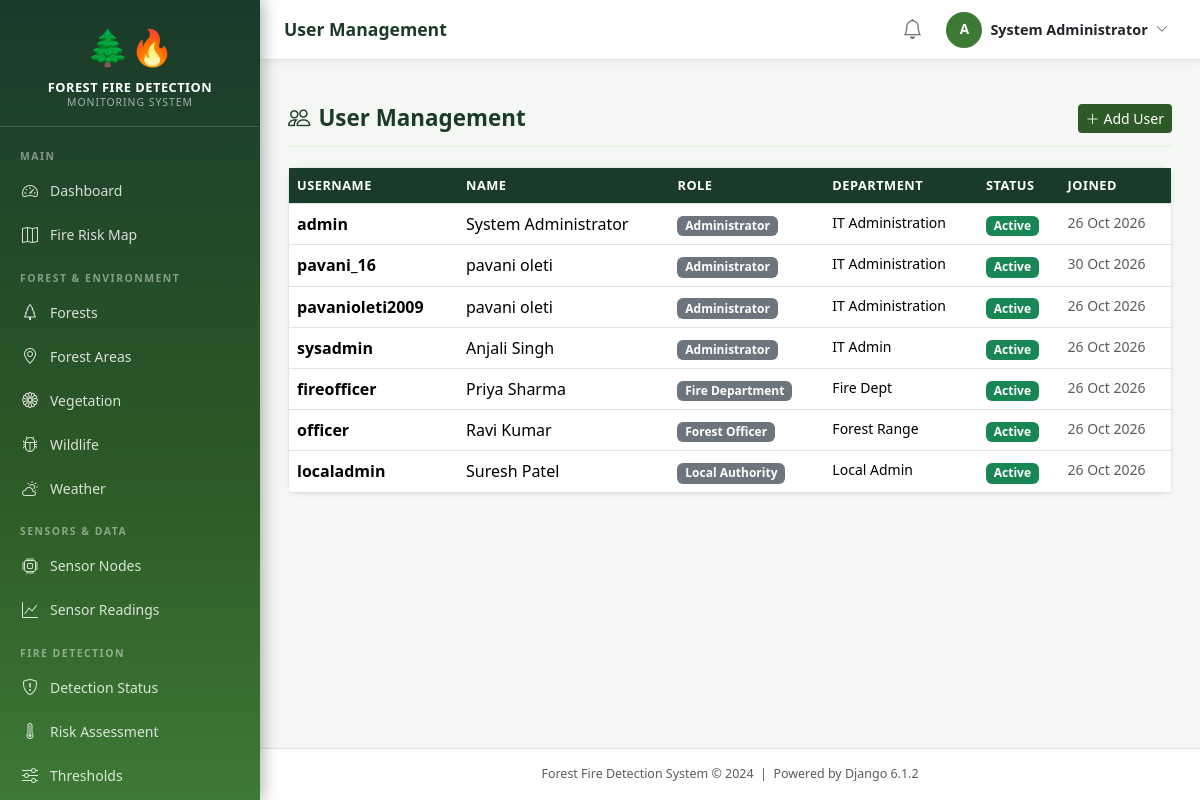
The page /accounts/users/ (signed in) on the database its author committed.
### accounts/models.py (models this page shows, shortened)
class CustomUser(AbstractUser):
    ROLE_CHOICES = [
        ('administrator', 'Administrator'),
        ('forest_officer', 'Forest Officer'),
        ('fire_department', 'Fire Department'),
        ('local_authority', 'Local Authority'),
    ]
    role = models.CharField(max_length=20, choices=ROLE_CHOICES, default='forest_officer')
    phone_number = models.CharField(max_length=15, blank=True)
    department = models.CharField(max_length=100, blank=True)
    employee_id = models.CharField(max_length=20, blank=True)
    profile_picture = models.ImageField(upload_to='profiles/', blank=True, null=True)
    is_active = models.BooleanField(default=True)
    created_at = models.DateTimeField(auto_now_add=True)
    updated_at = models.DateTimeField(auto_now=True)
    @property
    def is_admin(self):
        return self.role == 'administrator' or self.is_superuser
    class Meta:
        verbose_name = 'User'
        verbose_name_plural = 'Users'

### accounts/views.py (the view)
# urls.py: path('users/', views.user_list_view, name='user_list'),
@login_required
def user_list_view(request):
    from .models import CustomUser
    if not request.user.is_admin:
        messages.error(request, 'Access denied.')
        return redirect('dashboard:home')
    users = CustomUser.objects.all().order_by('role', 'username')
    return render(request, 'accounts/user_list.html', {'users': users, 'title': 'User Management'})

### core/context_processors.py (called while the page is built)
def alert_context(request):
    if request.user.is_authenticated:
        try:
            count = Alert.objects.filter(status='active').count()
        except Exception:
            count = 0
        return {'active_alert_count': count}
    return {'active_alert_count': 0}

### templates/accounts/user_list.html (shortened to what this page needs)
{% extends 'base.html' %}
{% block content %}
<div class="section-header">
  <h1 class="section-title"><i class="bi bi-people me-2"></i>{{ title }}</h1>
  <a href="{% url 'accounts:register' %}" class="btn btn-forest btn-sm"><i class="bi bi-plus-lg me-1"></i>Add User</a>
</div>
<div class="card"><div class="table-responsive">
  <table class="table table-hover table-forest mb-0">
    <thead><tr><th>Username</th><th>Name</th><th>Role</th><th>Department</th><th>Status</th><th>Joined</th></tr></thead>
    <tbody>
      {% for u in users %}
      <tr>
        <td><strong>{{ u.username }}</strong></td>
        <td>{{ u.get_full_name|default:"—" }}</td>
        <td><span class="badge bg-secondary">{{ u.get_role_display }}</span></td>
        <td class="small">{{ u.department|default:"—" }}</td>
        <td>{% if u.is_active %}<span class="badge bg-success">Active</span>{% else %}<span class="badge bg-danger">Inactive</span>{% endif %}</td>
        <td class="small text-muted">{{ u.date_joined|date:"d M Y" }}</td>
      </tr>
      {% empty %}<tr><td colspan="6" class="text-center text-muted py-4">No users found.</td></tr>{% endfor %}
    </tbody>
  </table>
</div></div>
{% endblock %}

### templates/base.html (shortened to what this page needs)
{% load static %}
<!DOCTYPE html>
<html lang="en">
<head>
    <link href="https://cdn.jsdelivr.net/npm/bootstrap@5.3.2/dist/css/bootstrap.min.css" rel="stylesheet">
    <link href="https://cdn.jsdelivr.net/npm/bootstrap-icons@1.11.3/font/bootstrap-icons.min.css" rel="stylesheet">
    <link rel="stylesheet" href="https://unpkg.com/leaflet@1.9.4/dist/leaflet.css">
    <link rel="stylesheet" href="{% static 'css/main.css' %}">
</head>
<body>
<nav class="sidebar" id="mainSidebar">
    <div class="sidebar-brand">
        <span class="brand-icon">🌲🔥</span>
        <div class="brand-title">Forest Fire Detection</div>
        <div class="brand-subtitle">Monitoring System</div>
    </div>
    <ul class="nav flex-column py-2">
        <li class="nav-section-label">Main</li>
        <li class="nav-item">
            <a class="nav-link" href="{% url 'dashboard:home' %}">
                <span class="icon"><i class="bi bi-speedometer2"></i></span> Dashboard
            </a>
        </li>
        <li class="nav-item">
            <a class="nav-link" href="{% url 'dashboard:fire_risk_map' %}">
                <span class="icon"><i class="bi bi-map"></i></span> Fire Risk Map
            </a>
        </li>
        <li class="nav-section-label">Forest & Environment</li>
        <li class="nav-item">
            <a class="nav-link" href="{% url 'forest_env:forest_list' %}">
                <span class="icon"><i class="bi bi-tree"></i></span> Forests
            </a>
        </li>
        <li class="nav-item">
            <a class="nav-link" href="{% url 'forest_env:area_list' %}">
                <span class="icon"><i class="bi bi-geo-alt"></i></span> Forest Areas
            </a>
        </li>
        <li class="nav-item">
            <a class="nav-link" href="{% url 'forest_env:vegetation_list' %}">
                <span class="icon"><i class="bi bi-flower1"></i></span> Vegetation
            </a>
        </li>
        <li class="nav-item">
            <a class="nav-link" href="{% url 'forest_env:wildlife_list' %}">
                <span class="icon"><i class="bi bi-bug"></i></span> Wildlife
            </a>
        </li>
        <li class="nav-item">
            <a class="nav-link" href="{% url 'forest_env:weather_list' %}">
                <span class="icon"><i class="bi bi-cloud-sun"></i></span> Weather
            </a>
        </li>
        <li class="nav-section-label">Sensors & Data</li>
        <li class="nav-item">
            <a class="nav-link" href="{% url 'sensors:node_list' %}">
                <span class="icon"><i class="bi bi-cpu"></i></span> Sensor Nodes
            </a>
        </li>
        <li class="nav-item">
            <a class="nav-link" href="{% url 'sensors:reading_list' %}">
                <span class="icon"><i class="bi bi-graph-up"></i></span> Sensor Readings
            </a>
        </li>
        <li class="nav-section-label">Fire Detection</li>
        <li class="nav-item">
            <a class="nav-link" href="{% url 'detection:status' %}">
                <span class="icon"><i class="bi bi-shield-exclamation"></i></span> Detection Status
            </a>
        </li>
        <li class="nav-item">
            <a class="nav-link" href="{% url 'detection:risk_dashboard' %}">
                <span class="icon"><i class="bi bi-thermometer-high"></i></span> Risk Assessment
            </a>
        </li>
        <li class="nav-item">
            <a class="nav-link" href="{% url 'detection:threshold_list' %}">
                <span class="icon"><i class="bi bi-sliders"></i></span> Thresholds
            </a>
        </li>
    </ul>
</nav>
<div class="main-content">
    <div class="top-navbar">
        <div class="d-flex align-items-center gap-3">
            <span class="page-title-nav">{% block page_title %}{{ title|default:"Dashboard" }}{% endblock %}</span>
        </div>
        <div class="d-flex align-items-center gap-3">
            <a href="{% url 'alerts:alert_list' %}" class="position-relative text-secondary">
                <i class="bi bi-bell fs-5"></i>
            </a>
            <div class="dropdown">
                <button class="btn btn-sm d-flex align-items-center gap-2 border-0 bg-transparent"
                        data-bs-toggle="dropdown">
                    <div class="user-avatar">{{ user.username|first|upper }}</div>
                    <span class="d-none d-sm-inline text-dark fw-semibold" style="font-size:0.9rem;">
                        {{ user.get_full_name|default:user.username }}
                    </span>
                    <i class="bi bi-chevron-down small text-muted"></i>
                </button>
            </div>
        </div>
    </div>
    <div class="px-4 pt-3">
    </div>
    <div class="content-area">
        {% block content %}{% endblock %}
    </div>
    <footer class="text-center py-3 text-muted border-top bg-white" style="font-size:0.78rem;">
        Forest Fire Detection System &copy; 2024 &nbsp;|&nbsp; Powered by Django 6.1.2
    </footer>
</div>
</body>
</html>

### static/css/main.css (style rules this page uses)
:root { --forest-dark: #1a3a2a; --forest-green: #2d5a27; --forest-mid: #3d7a35; --forest-light: #5a9e4e; --forest-pale: #e8f5e2; --fire-red: #c0392b; --fire-orange: #e67e22; --fire-yellow: #f39c12; --warning-amber: #f0ad4e; --text-dark: #1a2a1a; --sidebar-width: 260px; --header-height: 60px; }
body { font-family: 'Segoe UI', system-ui, -apple-system, sans-serif; background-color: #f4f7f4; color: var(--text-dark); margin: 0; padding: 0; }
a { text-decoration: none; }
.sidebar { position: fixed; top: 0; left: 0; width: var(--sidebar-width); height: 100vh; background: linear-gradient(180deg, var(--forest-dark) 0%, var(--forest-green) 60%, var(--forest-mid) 100%); z-index: 1000; overflow-y: auto; transition: transform 0.3s ease; box-shadow: 3px 0 15px rgba(0,0,0,0.3); }
.sidebar-brand { padding: 20px 20px 15px; border-bottom: 1px solid rgba(255,255,255,0.15); text-align: center; }
.sidebar-brand .brand-icon { font-size: 2.2rem; display: block; margin-bottom: 6px; }
.sidebar-brand .brand-title { color: #fff; font-size: 0.8rem; font-weight: 700; letter-spacing: 0.5px; line-height: 1.3; text-transform: uppercase; }
.sidebar-brand .brand-subtitle { color: rgba(255,255,255,0.6); font-size: 0.65rem; letter-spacing: 1px; text-transform: uppercase; }
.nav-section-label { padding: 14px 20px 4px; color: rgba(255,255,255,0.45); font-size: 0.65rem; font-weight: 700; letter-spacing: 1.5px; text-transform: uppercase; }
.sidebar .nav-link { color: rgba(255,255,255,0.82); padding: 10px 20px; border-radius: 0; font-size: 0.875rem; display: flex; align-items: center; gap: 10px; transition: all 0.2s; }
.sidebar .nav-link .icon { width: 20px; text-align: center; font-size: 1rem; }
.main-content { margin-left: var(--sidebar-width); min-height: 100vh; display: flex; flex-direction: column; }
.top-navbar { background: #fff; border-bottom: 1px solid #e0e8e0; height: var(--header-height); display: flex; align-items: center; padding: 0 24px; position: sticky; top: 0; z-index: 999; box-shadow: 0 2px 8px rgba(0,0,0,0.06); justify-content: space-between; }
.page-title-nav { font-size: 1.1rem; font-weight: 600; color: var(--forest-dark); }
.user-avatar { width: 36px; height: 36px; border-radius: 50%; background: var(--forest-mid); color: #fff; display: flex; align-items: center; justify-content: center; font-weight: 700; font-size: 0.85rem; }
.content-area { padding: 28px; flex: 1; }
.table-forest th { background-color: var(--forest-dark); color: #fff; font-size: 0.8rem; text-transform: uppercase; letter-spacing: 0.5px; font-weight: 600; }
.card { border: 1px solid #e0e8e0; border-radius: 10px; box-shadow: 0 1px 6px rgba(0,0,0,0.05); }
.btn-forest { background-color: var(--forest-green); color: #fff; border: none; }
.section-header { display: flex; align-items: center; justify-content: space-between; margin-bottom: 20px; padding-bottom: 12px; border-bottom: 2px solid var(--forest-pale); }
.section-title { font-size: 1.4rem; font-weight: 700; color: var(--forest-dark); margin: 0; }

### rows shown on the page
CustomUser: username|first "A", get_full_name "System Administrator", username "admin", role "Administrator", department "IT Administration", is_active "Active", date_joined "26 Oct 2026"
CustomUser: username "pavani_16", get_full_name "pavani oleti", role "Administrator", department "IT Administration", is_active "Active", date_joined "30 Oct 2026"
CustomUser: username "pavanioleti2009", get_full_name "pavani oleti", role "Administrator", department "IT Administration", is_active "Active", date_joined "26 Oct 2026"
CustomUser: username "sysadmin", get_full_name "Anjali Singh", role "Administrator", department "IT Admin", is_active "Active", date_joined "26 Oct 2026"
CustomUser: username "fireofficer", get_full_name "Priya Sharma", role "Fire Department", department "Fire Dept", is_active "Active", date_joined "26 Oct 2026"
CustomUser: username "officer", get_full_name "Ravi Kumar", role "Forest Officer", department "Forest Range", is_active "Active", date_joined "26 Oct 2026"
CustomUser: username "localadmin", get_full_name "Suresh Patel", role "Local Authority", department "Local Admin", is_active "Active", date_joined "26 Oct 2026"

### other values the page prints
{{ title|default:"Dashboard" }} "User Management"
{{ title }} "User Management"
